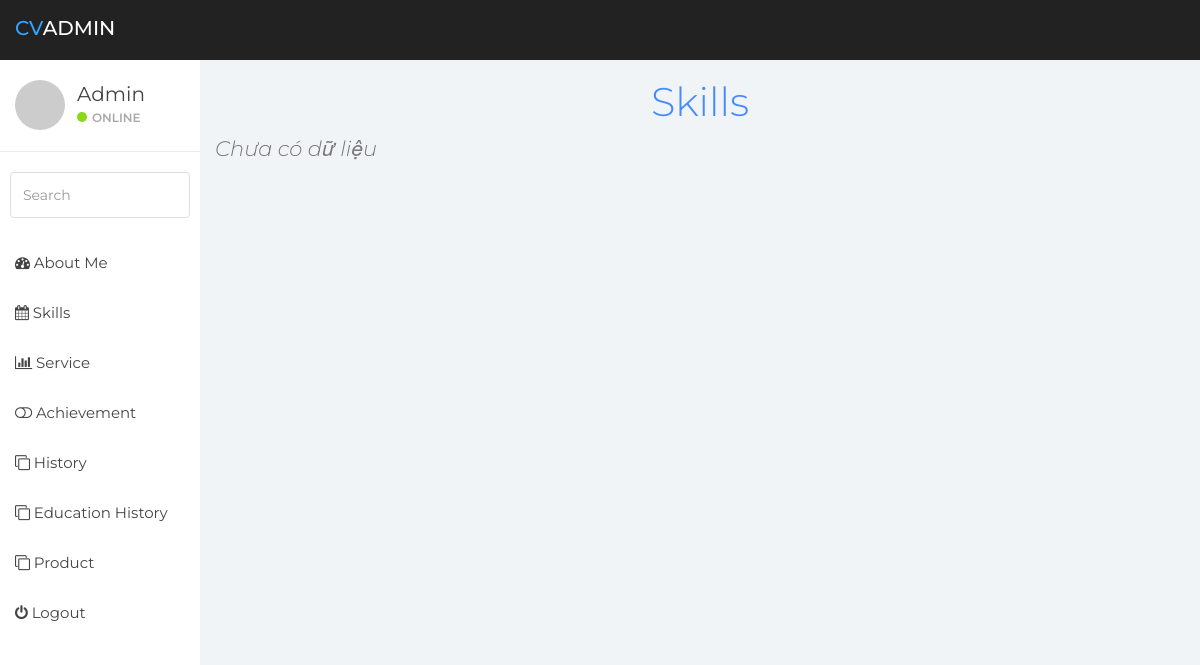
The app's page /adminpage/adminSkills.php, older data.
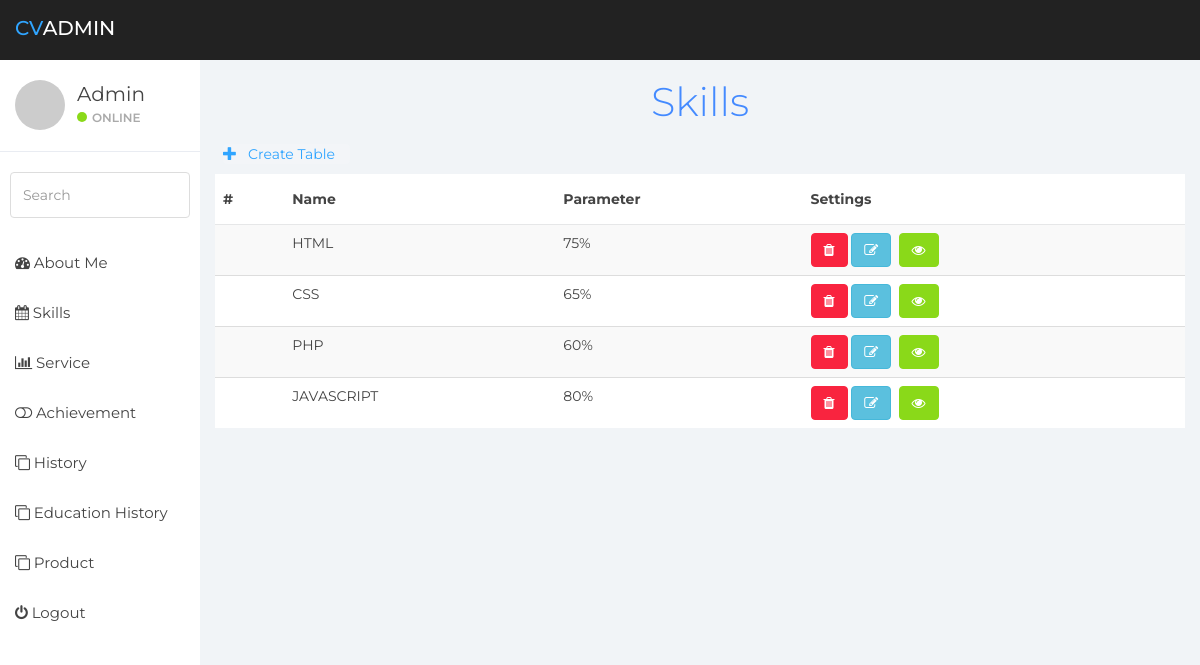
The same page, newer data.
### tables this page shows
create table skills
(
	skillId int primary key AUTO_INCREMENT,
	name varchar(20) not null,
	parameter varchar(10) not null,
	userId int,
	foreign key (userId) references users(userId)
);

### adminpage/adminSkills.php (the view, shortened to what this page needs)
<!DOCTYPE html>
<html>
<head>
    <link href="../resources/admin/css/bootstrap.min.css" rel="stylesheet">
    <link href="../resources/admin/css/font-awesome.min.css" rel="stylesheet">
    <link href="../resources/admin/css/datepicker3.css" rel="stylesheet">
    <link href="../resources/admin/css/styles.css" rel="stylesheet">
</head>
<body>
    <nav class="navbar navbar-custom navbar-fixed-top" role="navigation">
        <div class="container-fluid">
            <div class="navbar-header">
                <a class="navbar-brand" href="#"><span>CV</span>Admin</a>
            </div>
        </div>
    </nav>
    <div id="sidebar-collapse" class="col-sm-3 col-lg-2 sidebar">
        <div class="profile-sidebar">
            <div class="profile-userpic">
                <img src="http://placehold.it/50/30a5ff/fff" class="img-responsive" alt="">
            </div>
            <div class="profile-usertitle">
                <div class="profile-usertitle-name">Admin</div>
                <div class="profile-usertitle-status"><span class="indicator label-success"></span>Online</div>
            </div>
        </div>
        <form role="search">
            <div class="form-group">
                <input type="text" id="myInput" onkeyup="myFunction()" class="form-control" placeholder="Search">
            </div>
        </form>
        <ul class="nav menu">
            <li><a href="adminAbout.php"><em class="fa fa-dashboard">&nbsp;</em>About Me</a></li>
            <li><a href="adminSkills.php"><em class="fa fa-calendar">&nbsp;</em>Skills</a></li>
            <li><a href="adminService.php"><em class="fa fa-bar-chart">&nbsp;</em>Service</a></li>
            <li><a href="adminAchievement.php"><em class="fa fa-toggle-off">&nbsp;</em>Achievement</a></li>
            <li><a href="adminHistory.php"><em class="fa fa-clone">&nbsp;</em>History</a></li>
            <li><a href="adminEduHistory.php"><em class="fa fa-clone">&nbsp;</em>Education History</a></li>
            <li><a href="adminProduct.php"><em class="fa fa-clone">&nbsp;</em>Product</a></li>
            <li><a href="../home.php"><em class="fa fa-power-off">&nbsp;</em>Logout</a></li>
        </ul>
    </div>
    <div class="col-sm-9 col-sm-offset-3 col-lg-10 col-lg-offset-2 main">
        <h1 style="color: #448aff;text-align: center;">Skills</h1>
        <?php
        require_once "../database/connect.php";
        $sql = "SELECT * FROM skills";
         if($result = mysqli_query($conn, $sql)){
            if(mysqli_num_rows($result) > 0){
            echo "<table class='table table-striped'>";
                echo "<div class='dropdown'>";
                    echo "<a class='btn-top' style='margin-right: 15px;text-align: right' href='/CV_Project/CRUD/skills/createSkills.php' class='btn btn-primary btn-success'> <span class='glyphicon glyphicon-plus'></span> &nbsp Create Table</a>";
                echo "</div>";
                echo "<thead>";
                    echo "<tr class='row-name'>";
                        echo "<th>#</th>";
                        echo "<th>Name</th>";
                        echo "<th>Parameter</th>";
                        echo "<th>Settings</th>";
                    echo "</tr>";
                echo "</thead>";
                echo "<tbody id='myTable'>";
                while($row = mysqli_fetch_array($result)){
                    echo "<tr class='ow-content'>";
                        echo "<td>". $row['id'] ."</td>";
                        echo "<td>". $row['name'] ."</td>";
                        echo "<td>". $row['parameter'] ."</td>";
                        echo "<td>";
                            echo "<a class='btn btn-danger edit' href='/CV_Project/CRUD/skills/deleteSkills.php?id=".$row['id']."' aria-label='Settings'>
                               <i class='fa fa-trash' aria-hidden='true '></i></a>";
                            echo "<a class='btn btn-info edit ' href='/CV_Project/CRUD/skills/editSkills.php?id=".$row['id']."' aria-label='Settings'>
                                <i class='fa fa-pencil-square-o ' aria-hidden='true '></i></a> ";
                            echo "<a class='btn btn-success edit ' href='/CV_Project/CRUD/skills/readSkills.php?id=".$row['id']."' aria-label='Settings'>
                                <i class='fa fa-eye' aria-hidden='true '></i></a> ";
                        echo "</td>";
                    echo "</tr>";
                }
                echo "</tbody>";
            echo "</table>";
                } else{
                    echo "<p class='lead'><em>Chưa có dữ liệu</em></p>";
                }
            } else{
            echo "Lỗi xảy ra $sql. " . mysqli_error($conn);
        }
    ?>
</div>
</body>
</html>

Row changes from the older to the newer data that the page shows:
added skills: name "HTML", parameter "75%"
added skills: name "CSS", parameter "65%"
added skills: name "PHP", parameter "60%"
added skills: name "JAVASCRIPT", parameter "80%"
Text that changed along with them:
text no longer shown: "Chưa có dữ liệu"
text now shown: "Create Table # Name Parameter Settings"
